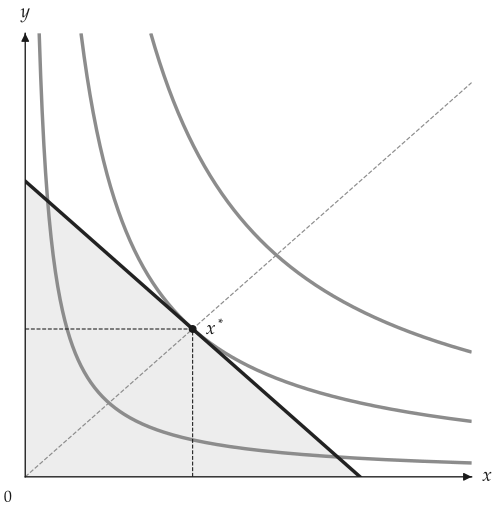

Write the Python code that produced this figure.
from utility_viz import Canvas, Config, levels, solve
from utility_viz.models import CobbDouglas

Config.load("manual.toml").use()  # the settings behind this manual's figures

model = CobbDouglas(alpha=0.5, beta=0.5)
eq = solve(model, px=2.0, py=3.0, income=30.0)

cvs = Canvas(x_max=20, y_max=15, x_label="$x$", y_label="$y$")  # italic x and y
cvs.add_utility(model, levels=levels.around(eq.utility, n=3))
cvs.add_budget(2.0, 3.0, 30.0, fill=True)
cvs.add_equilibrium(eq, show_ray=True)  # equilibrium with the expansion path
cvs.save("show_save.png")
